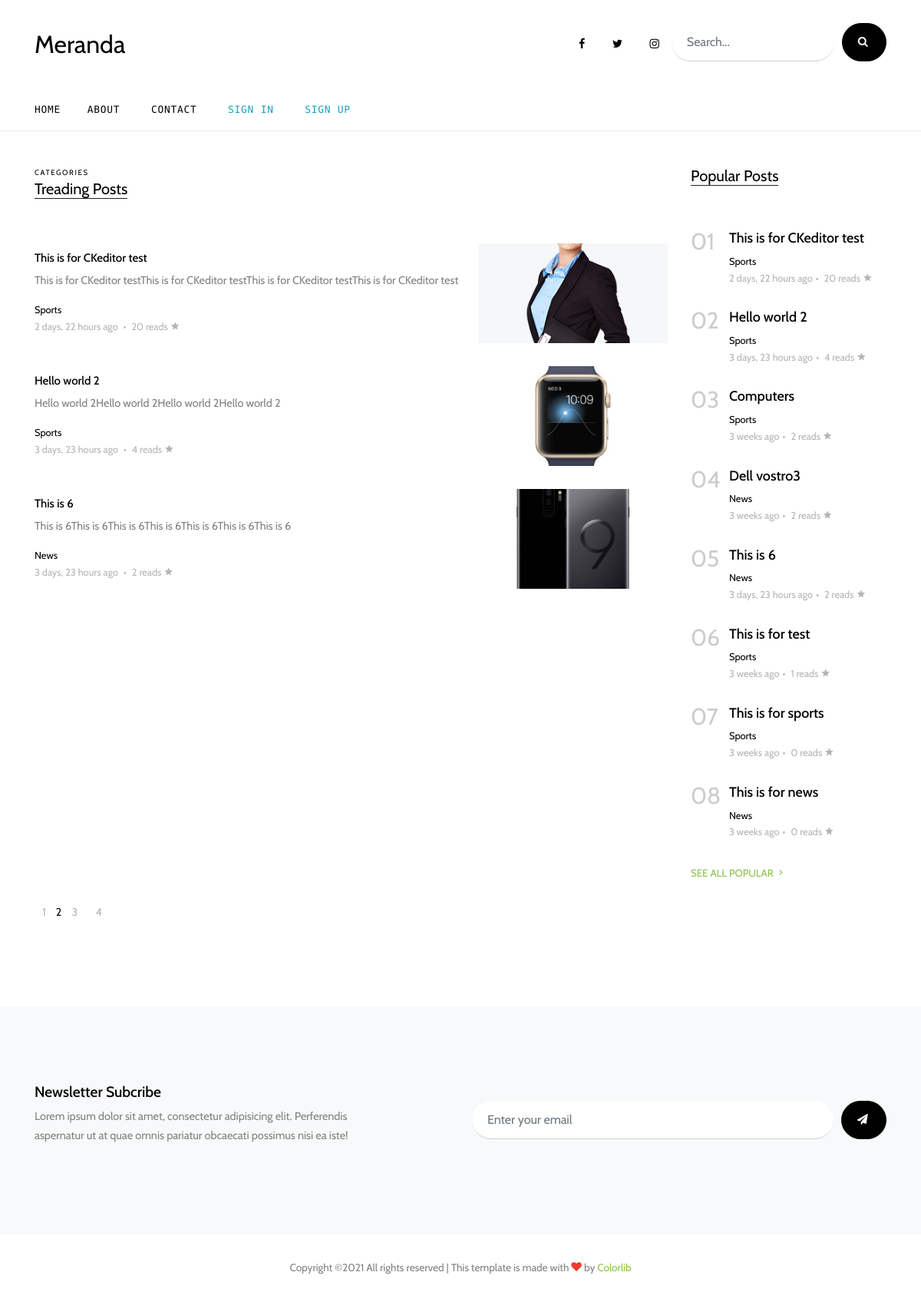
Screenshot of /view_all/trending/ with the database file from the repository.
### blogapp/models.py (models this page shows, shortened)
class Post(models.Model):
    title = models.CharField(max_length=100)
    overview = models.TextField()
    slug = models.SlugField(blank=True, null=True)
    body_text = RichTextUploadingField()
    time_upload = models.DateTimeField(auto_now_add=True)
    author = models.ForeignKey(Author, on_delete=models.CASCADE)
    thumbnail = models.ImageField(upload_to='thumbnails')
    publish = models.BooleanField()
    category = models.ManyToManyField(Category)
    read = models.IntegerField(default=0)
    class Meta:
        ordering = ['-pk']

class Category(models.Model):
    title = models.CharField(max_length=20)

### blogapp/views.py (the view)
# urls.py: path('view_all/<str:query>/', view_all, name='view_all'),
def view_all(request, query):
    acpt = ['trending', 'popular']
    q = query.lower()
    week_ago = datetime.date.today() - datetime.timedelta(days=7)
    if q in acpt:
        if q == acpt[0]:
            context = {
                'posts' : Post.objects.filter(time_upload__gte = week_ago).order_by('-read'),
                'title': 'Treading Posts',
                'pop_post' : Post.objects.order_by('-read')[:9]
            }
        elif q == acpt[1]:
            context = {
                'posts' : Post.objects.order_by('-read'),
                'title': 'Popular Posts',
                'pop_post' : Post.objects.order_by('-read')[:9]
            }
        else:
            pass
    return render(request, 'all.html', context)

### templates/all.html
{% extends 'base.html' %}
{% load static %}
{% block content %}
    <div class="site-section">
      <div class="container">
        <div class="row">
          <div class="col-lg-9">
            <div class="section-title">
              <span class="caption d-block small">Categories</span>
              <h2>{{ title }}</h2>
            </div>
            {% for post in posts %}
            <div class="post-entry-2 d-flex">
              <div class="thumbnail order-md-2" style="background-image: url({{ post.thumbnail.url }})"></div>
              <div class="contents order-md-1 pl-0">
                <h2><a href="blog-single.html">{{ post.title }}</a></h2>
                <p class="mb-3">{{ post.overview }}</p>
                <div class="post-meta">
                  <span class="d-block">
                  {% for cat in post.category.all %}
                      <a href="#">{{ cat.title }}</a>
                    {% endfor %}
                  </span>
                  <span class="date-read">{{ post.time_upload|timesince }} ago <span class="mx-1">&bullet;</span> {{ post.read }} reads <span class="icon-star2"></span></span>
                </div>
              </div>
            </div>
            {% endfor %}
          </div>
          <div class="col-lg-3">
            <div class="section-title">
              <h2>Popular Posts</h2>
            </div>
            {% for post in pop_post %}
              <div class="trend-entry d-flex">
                <div class="number align-self-start">0{{ forloop.counter }}</div>
                <div class="trend-contents">
                  <h2><a href="blog-single.html">{{ post.title }}</a></h2>
                  <div class="post-meta">
                    <span class="d-block">
                      {% for cat in post.category.all %}
                        <a href="#">{{ cat.title }}</a>
                      {% endfor %}
                    </span>
                    <span class="date-read">{{ post.time_upload|timesince}} ago<span class="mx-1">&bullet;</span> {{ post.read }} reads <span class="icon-star2"></span></span>
                  </div>
                </div>
              </div>
            {% endfor %}
            <p>
              <a href="{% url 'view_all' 'popular' %}" class="more">See All Popular <span class="icon-keyboard_arrow_right"></span></a>
            </p>
          </div>
        </div>
        <div class="row">
          <div class="col-lg-6">
            <ul class="custom-pagination list-unstyled">
              <li><a href="#">1</a></li>
              <li class="active">2</li>
              <li><a href="#">3</a></li>
              <li><a href="#">4</a></li>
            </ul>
          </div>
        </div>
      </div>
    </div>
    <div class="site-section subscribe bg-light">
      <div class="container">
        <form action="#" class="row align-items-center">
          <div class="col-md-5 mr-auto">
            <h2>Newsletter Subcribe</h2>
            <p>Lorem ipsum dolor sit amet, consectetur adipisicing elit. Perferendis aspernatur ut at quae omnis pariatur obcaecati possimus nisi ea iste!</p>
          </div>
          <div class="col-md-6 ml-auto">
            <div class="d-flex">
              <input type="email" class="form-control" placeholder="Enter your email">
              <button type="submit" class="btn btn-secondary" ><span class="icon-paper-plane"></span></button>
            </div>
          </div>
        </form>
      </div>
    </div>
{% endblock content %}

### static/css/style.css (style rules this page uses)
html { overflow-x: hidden; }
body { line-height: 1.7; color: gray; font-weight: 300; font-size: .9rem; }
a { -webkit-transition: .3s all ease; -o-transition: .3s all ease; transition: .3s all ease; }
h1, h2, h3, h4, h5, .h1, .h2, .h3, .h4, .h5 { font-family: "Cabin", -apple-system, BlinkMacSystemFont, "Segoe UI", Roboto, "Helvetica Neue", Arial, sans-serif, "Apple Color Emoji", "Segoe UI Emoji", "Segoe UI Symbol", "Noto Color Emoji"; }
.site-section { padding: 2.5em 0; }
@media (min-width: 768px) { .site-section { padding: 7em 0; } }
.section-title { color: #000; margin-bottom: 50px; }
.section-title h2 { font-size: 20px; font-weight: 400; border-bottom: 1px solid #222; position: relative; display: inline-block; }
.section-title h2:before { position: absolute; content: ""; height: 1px; background: #777; }
.btn { text-transform: uppercase; font-size: 14px; letter-spacing: .2rem; font-family: "Cabin", -apple-system, BlinkMacSystemFont, "Segoe UI", Roboto, "Helvetica Neue", Arial, sans-serif, "Apple Color Emoji", "Segoe UI Emoji", "Segoe UI Symbol", "Noto Color Emoji"; }
.post-meta { font-size: .8rem; }
.post-meta a { color: #000; }
.date-read { color: #b4b4b4; }
.post-entry-1, .post-entry-2 { font-size: .9rem; margin-bottom: 30px; }
.post-entry-1 h2, .post-entry-2 h2 { font-size: 20px; }
.post-entry-1 h2 a, .post-entry-2 h2 a { color: #000; }
.post-entry-2 { font-size: .9rem; }
.post-entry-2 .thumbnail { background-size: cover; background-position: center; width: 30%; }
.post-entry-2 .contents { width: 70%; padding: 10px 20px; }
.post-entry-2 .contents h2 { font-size: 15px; }
.trend-entry { margin-bottom: 30px; }
.trend-entry .number { -webkit-box-flex: 0; -ms-flex: 0 0 50px; flex: 0 0 50px; font-size: 30px; line-height: 1; color: #ccc; }
.trend-entry .trend-contents h2 { font-size: 18px; }
.trend-entry .trend-contents h2 a { color: #000; }
.caption { font-size: .9rem; text-transform: uppercase; letter-spacing: .1rem; }
.caption.small { font-size: .6rem; }
.more { color: #8bc34a; text-transform: uppercase; font-size: .83rem; }
.custom-pagination { padding: 0; margin: 0; font-size: .89rem; color: #000; }
.custom-pagination li { display: inline-block; }
.custom-pagination li a { padding: 10px 10px; display: inline-block; color: #b3b3b3; }
.form-control { margin-right: 10px; height: 50px; padding-left: 20px; padding-right: 20px; border-radius: 30px; border: none; background: #fff; border-bottom: 1px solid transparent; border-bottom: 1px solid #ccc; }
.btn { border-radius: 30px; background: #000; padding-left: 20px; padding-right: 20px; border-color: #000; color: #fff; }
.subscribe form .form-control { margin-right: 10px; height: 50px; padding-left: 20px; padding-right: 20px; border-radius: 30px; border: none; background: #fff; border-bottom: 1px solid transparent; border-bottom: 1px solid #ccc; }
.subscribe form .btn { border-radius: 30px; background: #000; padding-left: 20px; padding-right: 20px; border-color: #000; }
.subscribe form h2 { font-size: 1.2rem; color: #000; }
.subscribe form p { font-size: .9rem; }

### rows the page displays
Post: thumbnail (picture), title "This is for CKeditor test", overview "This is for CKeditor testThis is for CKeditor testThis is for CKeditor testThis is for CKeditor test", time_upload "2 days, 22 hours", read "20"
Category: title "Sports"
Post: thumbnail (picture), title "Hello world 2", overview "Hello world 2Hello world 2Hello world 2Hello world 2", time_upload "3 days, 23 hours", read "4"
Post: thumbnail (picture), title "This is 6", overview "This is 6This is 6This is 6This is 6This is 6This is 6This is 6", time_upload "3 days, 23 hours", read "2"
Category: title "News"
Post: title "Computers", time_upload "3 weeks", read "2"
Post: title "Dell vostro3", time_upload "3 weeks", read "2"
Post: title "This is for test", time_upload "3 weeks", read "1"
Post: title "This is for sports", time_upload "3 weeks", read "0"
Post: title "This is for news", time_upload "3 weeks", read "0"

### other values shown
{{ title }} "Treading Posts"
